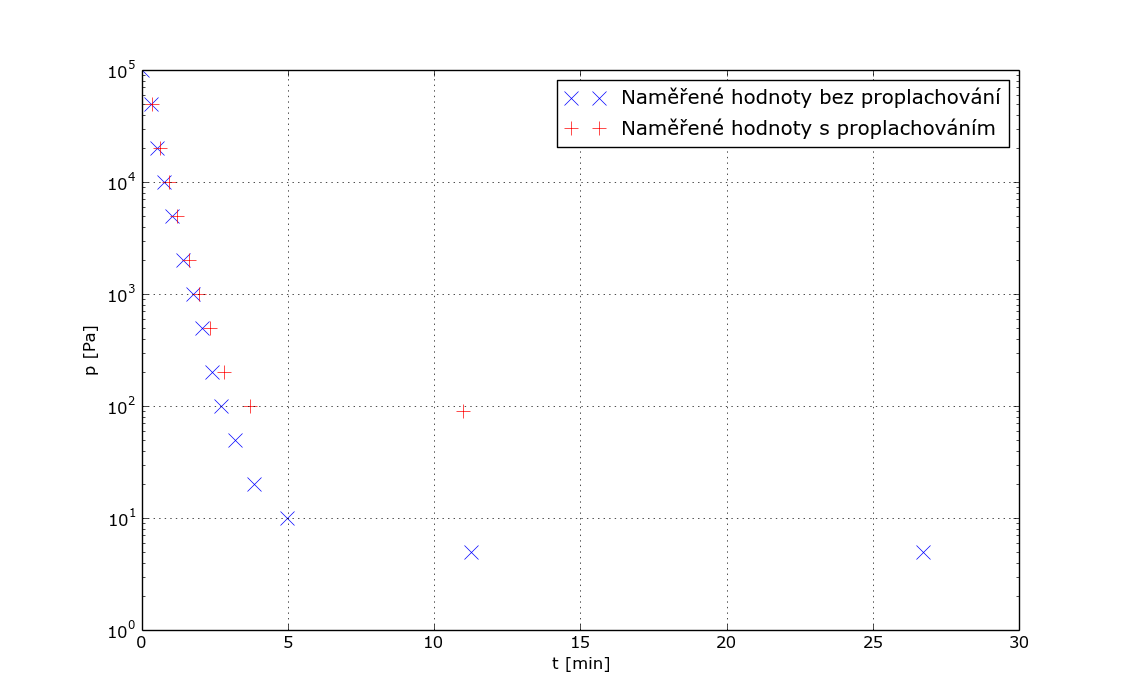

Reproduce this figure in Python.
# -*- coding: utf-8 -*-
import os
import numpy as np
from numpy import log as ln
from numpy import log10 as log
from matplotlib import rc
rc('font', family='Verdana')
rc('figure', figsize=(1.6180*7,7))
import matplotlib.pyplot as plt
from scipy.optimize import curve_fit
import math

def cf(string):
    ret = float(string.replace(",", "."))
    return ret

def fc(flo):
    ret = str(flo)
    ret = ret.replace(".", ",")
    return ret

def round_by_err(x, x_err):
    x_err = round(x_err, -int(math.floor(math.log10(x_err))))
    x = round(x, -int(math.floor(math.log10(x_err))))
    return x, x_err

def get_pretty_param(value, error):
    val, err = round_by_err(value, error)
    pretty_param = "("+str(val)+u"\u00B1"+str(err)+")"
    pretty_param = pretty_param.replace(".", ",")
    return pretty_param

def get_named_param(param_str, value, error):
    named_param = param_str+" = "+get_pretty_param(value, error)
    return named_param

def func(x,a,b):
   return a*x+b

def script_name():
    return os.path.basename(os.path.realpath(__file__)).replace(".py", "")


def print_excel_params(ps, pe):
    delimeter = "\t"
    for i in range(0, len(ps)):
        print delimeter.join((str(i), fc(ps[i]), fc(pe[i])))

#x,y,z # z s errorama
d1 = np.loadtxt("01_lnp.txt", converters = {0: cf, 1: cf})
d2 = np.loadtxt("01_lnp_proplach.txt", converters = {0: cf, 1: cf})
x1,y1 = d1[:,0],d1[:,1]
x2,y2 = d2[:,0],d2[:,1]
#
#dfit = d[d[:, 0] < 250]
#popt,pcov = curve_fit(func, dfit[:,0], ln(dfit[:,1]))
#y_fit = popt[0]*x+popt[1]
#
#ps = popt
#pe = np.sqrt(np.diag(pcov))
#
##print_excel_params(ps, pe)
#
#print(get_named_param("a", ps[0], pe[0]))
#print(get_named_param("b", ps[1], pe[1]))

#plt.errorbar(x,y,yerr=z)  # errorbary
plt.clf()
plt.semilogy(x1/60,y1,'x', color="blue", label=u"Naměřené hodnoty bez proplachování", ms=10)
plt.semilogy(x2/60,y2,'+', color="red", label=u"Naměřené hodnoty s proplachováním", ms=10)
#plt.plot(x,y_fit, label=u"Fitovaná funkce")

# Kosmetika
plt.grid()
plt.legend()
plt.ylabel("p [Pa]")
plt.xlabel("t [min]")
#plt.ylim(0,12)
#plt.xlim(0,1700)

#plt.text(410, 6.2, u'f(x)='+get_pretty_param(ps[0], pe[0])+'x+'+get_pretty_param(ps[1], pe[1])+'', fontsize=12)

# Uložení
plt.savefig(script_name()+".png")
plt.show()
